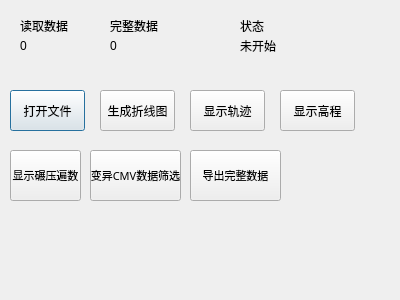
<?xml version="1.0" encoding="UTF-8"?>
<ui version="4.0">
 <class>Dialog</class>
 <widget class="QDialog" name="Dialog">
  <property name="geometry">
   <rect>
    <x>0</x>
    <y>0</y>
    <width>400</width>
    <height>300</height>
   </rect>
  </property>
  <property name="windowTitle">
   <string>Dialog</string>
  </property>
  <widget class="QPushButton" name="open">
   <property name="geometry">
    <rect>
     <x>10</x>
     <y>90</y>
     <width>75</width>
     <height>41</height>
    </rect>
   </property>
   <property name="text">
    <string>打开文件</string>
   </property>
   <property name="checkable">
    <bool>false</bool>
   </property>
  </widget>
  <widget class="QLabel" name="num">
   <property name="geometry">
    <rect>
     <x>20</x>
     <y>40</y>
     <width>54</width>
     <height>12</height>
    </rect>
   </property>
   <property name="text">
    <string>0</string>
   </property>
  </widget>
  <widget class="QLabel" name="baddata">
   <property name="geometry">
    <rect>
     <x>240</x>
     <y>40</y>
     <width>120</width>
     <height>12</height>
    </rect>
   </property>
   <property name="text">
    <string>未开始</string>
   </property>
  </widget>
  <widget class="QLabel" name="usetime">
   <property name="geometry">
    <rect>
     <x>110</x>
     <y>40</y>
     <width>54</width>
     <height>12</height>
    </rect>
   </property>
   <property name="text">
    <string>0</string>
   </property>
  </widget>
  <widget class="QLabel" name="label">
   <property name="geometry">
    <rect>
     <x>20</x>
     <y>20</y>
     <width>54</width>
     <height>12</height>
    </rect>
   </property>
   <property name="text">
    <string>读取数据</string>
   </property>
  </widget>
  <widget class="QLabel" name="label_2">
   <property name="geometry">
    <rect>
     <x>110</x>
     <y>20</y>
     <width>54</width>
     <height>12</height>
    </rect>
   </property>
   <property name="text">
    <string>完整数据</string>
   </property>
  </widget>
  <widget class="QLabel" name="label_3">
   <property name="geometry">
    <rect>
     <x>240</x>
     <y>20</y>
     <width>54</width>
     <height>12</height>
    </rect>
   </property>
   <property name="text">
    <string>状态</string>
   </property>
  </widget>
  <widget class="QPushButton" name="line">
   <property name="geometry">
    <rect>
     <x>100</x>
     <y>90</y>
     <width>75</width>
     <height>41</height>
    </rect>
   </property>
   <property name="text">
    <string>生成折线图</string>
   </property>
  </widget>
  <widget class="QPushButton" name="track">
   <property name="geometry">
    <rect>
     <x>190</x>
     <y>90</y>
     <width>75</width>
     <height>41</height>
    </rect>
   </property>
   <property name="text">
    <string>显示轨迹</string>
   </property>
  </widget>
  <widget class="QPushButton" name="height">
   <property name="geometry">
    <rect>
     <x>280</x>
     <y>90</y>
     <width>75</width>
     <height>41</height>
    </rect>
   </property>
   <property name="text">
    <string>显示高程</string>
   </property>
  </widget>
  <widget class="QPushButton" name="num_2">
   <property name="geometry">
    <rect>
     <x>10</x>
     <y>150</y>
     <width>71</width>
     <height>51</height>
    </rect>
   </property>
   <property name="font">
    <font>
     <family>Agency FB</family>
     <pointsize>8</pointsize>
    </font>
   </property>
   <property name="text">
    <string>显示碾压遍数</string>
   </property>
  </widget>
  <widget class="QPushButton" name="num_3">
   <property name="geometry">
    <rect>
     <x>90</x>
     <y>150</y>
     <width>91</width>
     <height>51</height>
    </rect>
   </property>
   <property name="font">
    <font>
     <family>Agency FB</family>
     <pointsize>8</pointsize>
    </font>
   </property>
   <property name="text">
    <string>变异CMV数据筛选</string>
   </property>
  </widget>
  <widget class="QPushButton" name="num_4">
   <property name="geometry">
    <rect>
     <x>190</x>
     <y>150</y>
     <width>91</width>
     <height>51</height>
    </rect>
   </property>
   <property name="font">
    <font>
     <family>Agency FB</family>
     <pointsize>8</pointsize>
    </font>
   </property>
   <property name="text">
    <string>导出完整数据</string>
   </property>
  </widget>
 </widget>
 <layoutdefault spacing="6" margin="11"/>
 <resources/>
 <connections/>
</ui>
